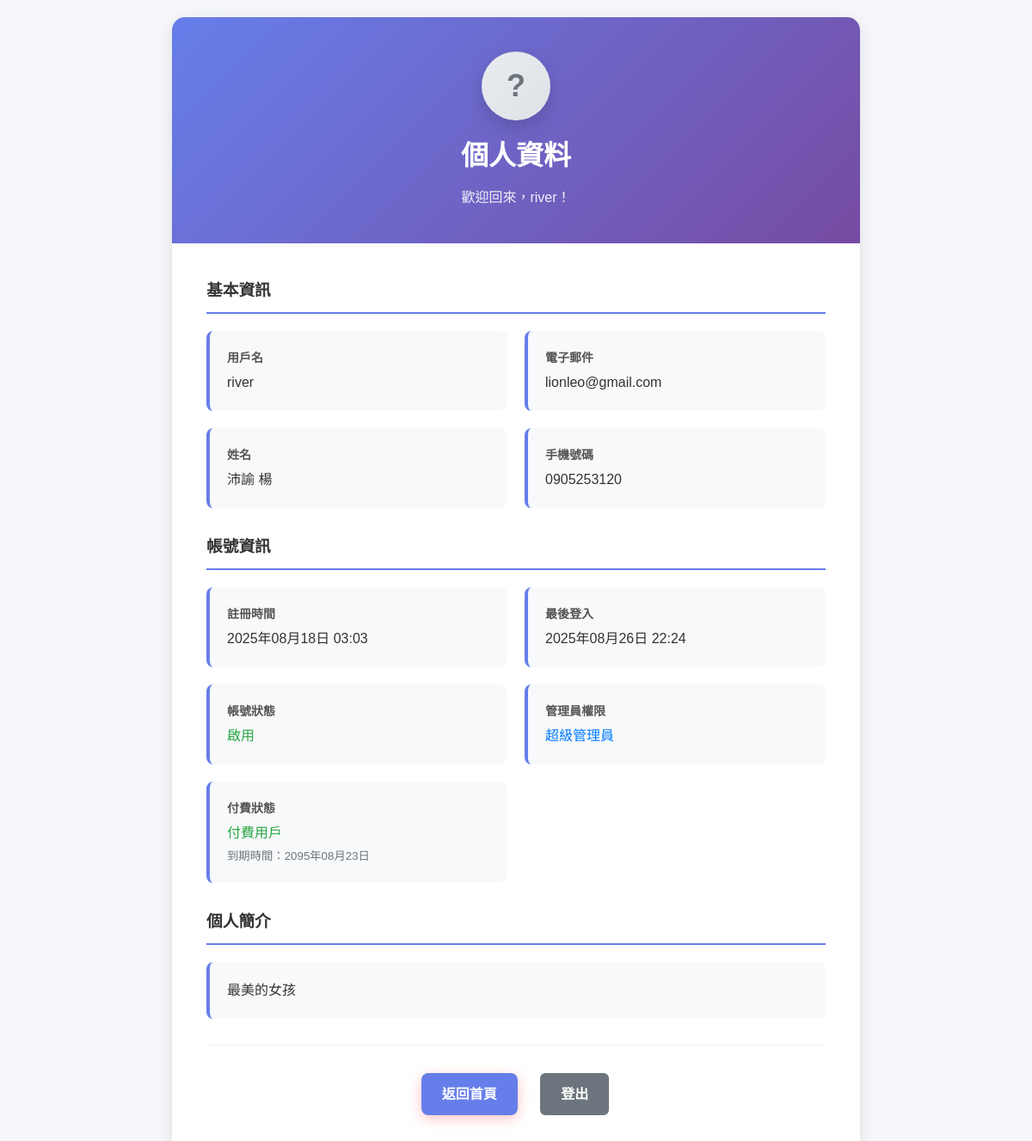
Screenshot of /accounts/profile/ (signed in) with the database file from the repository.
### Accounts/models.py (models this page shows, shortened)
class User(AbstractUser):
    email = models.EmailField(unique=True, verbose_name='電子郵件')
    phone = models.CharField(max_length=15, blank=True, null=True, verbose_name='手機號碼')
    avatar = models.ImageField(upload_to=avatar_upload_to, blank=True, null=True, verbose_name='頭像')
    bio = models.TextField(max_length=500, blank=True, null=True, verbose_name='個人簡介')
    is_premium = models.BooleanField(default=False, verbose_name='付費用戶')
    premium_expires_at = models.DateTimeField(blank=True, null=True, verbose_name='付費到期時間')
    date_joined = models.DateTimeField(default=timezone.now, verbose_name='註冊時間')
    last_login = models.DateTimeField(auto_now=True, verbose_name='最後登入')
    class Meta:
        verbose_name = '用戶'
        verbose_name_plural = '用戶'
    @property
    def is_premium_active(self):
        if not self.is_premium:
            return False
        if self.premium_expires_at and self.premium_expires_at < timezone.now():
            return False
        return True

### Accounts/views.py (the view)
# urls.py: path('profile/', views.profile, name='profile'),
@login_required
def profile(request):
    signer = TimestampSigner()
    avatar_url = None
    if request.user.avatar:
        token = signer.sign(f"{request.user.id}:{request.user.avatar.name}")
        avatar_url = reverse('Accounts:avatar', args=[request.user.id, token])
    return render(request, 'Accounts/profile.html', {
        'user': request.user,
        'avatar_url': avatar_url,
    })

### Accounts/templates/Accounts/profile.html (shortened to what this page needs)
{% load static %}
<!DOCTYPE html>
<html lang="zh-TW">
<head>
    <link rel="stylesheet" href="{% static 'home/css/home.css' %}">
    <link rel="stylesheet" href="{% static 'Accounts/css/profile.css' %}">
</head>
<body>
    <div class="profile-container">
        <div class="profile-card">
            <div class="profile-header">
                <div class="avatar-container">
                    {% if avatar_url %}
                        <img src="{{ avatar_url }}" alt="{{ user.username }} 的頭貼" class="avatar-image">
                    {% else %}
                        <div class="avatar-placeholder">?</div>
                    {% endif %}
                </div>
                <h1>個人資料</h1>
                <p>歡迎回來，{{ user.username }}！</p>
            </div>
            <div class="profile-content">
                <div class="profile-section">
                    <h3>基本資訊</h3>
                    <div class="profile-info">
                        <div class="info-item">
                            <div class="info-label">用戶名</div>
                            <div class="info-value">{{ user.username }}</div>
                        </div>
                        <div class="info-item">
                            <div class="info-label">電子郵件</div>
                            <div class="info-value">{{ user.email|default:"未設定" }}</div>
                        </div>
                        <div class="info-item">
                            <div class="info-label">姓名</div>
                            <div class="info-value">
                                {% if user.first_name or user.last_name %}
                                    {{ user.first_name }} {{ user.last_name }}
                                {% else %}
                                    未設定
                                {% endif %}
                            </div>
                        </div>
                        <div class="info-item">
                            <div class="info-label">手機號碼</div>
                            <div class="info-value">{{ user.phone|default:"未設定" }}</div>
                        </div>
                    </div>
                </div>
                <div class="profile-section">
                    <h3>帳號資訊</h3>
                    <div class="profile-info">
                        <div class="info-item">
                            <div class="info-label">註冊時間</div>
                            <div class="info-value">{{ user.date_joined|date:"Y年m月d日 H:i" }}</div>
                        </div>
                        <div class="info-item">
                            <div class="info-label">最後登入</div>
                            <div class="info-value">{{ user.last_login|date:"Y年m月d日 H:i" }}</div>
                        </div>
                        <div class="info-item">
                            <div class="info-label">帳號狀態</div>
                            <div class="info-value">
                                {% if user.is_active %}
                                    <span style="color: #28a745;">啟用</span>
                                {% else %}
                                    <span style="color: #dc3545;">停用</span>
                                {% endif %}
                            </div>
                        </div>
                        {% if user.is_superuser %}
                        <div class="info-item">
                            <div class="info-label">管理員權限</div>
                            <div class="info-value">
                                <span style="color: #007bff;">超級管理員</span>
                            </div>
                        </div>
                        {% endif %}
                        <div class="info-item">
                            <div class="info-label">付費狀態</div>
                            <div class="info-value">
                                {% if user.is_premium_active %}
                                    <span style="color: #28a745;">付費用戶</span>
                                    {% if user.premium_expires_at %}
                                        <br><small style="color: #6c757d;">到期時間：{{ user.premium_expires_at|date:"Y年m月d日" }}</small>
                                    {% endif %}
                                {% else %}
                                    <span style="color: #dc3545;">免費用戶</span>
                                    <br><small style="color: #6c757d;">升級後可使用爬蟲工具</small>
                                {% endif %}
                            </div>
                        </div>
                    </div>
                </div>
                {% if user.bio %}
                <div class="profile-section">
                    <h3>個人簡介</h3>
                    <div class="info-item">
                        <div class="info-value">{{ user.bio }}</div>
                    </div>
                </div>
                {% endif %}
                <div class="profile-actions">
                    <a href="{% url 'home' %}" class="btn btn-primary">返回首頁</a>
                    <a href="{% url 'Accounts:logout' %}" class="btn btn-secondary">登出</a>
                </div>
            </div>
        </div>
    </div>
</body>
</html>

### home/static/home/css/home.css (style rules this page uses)
* { margin: 0; padding: 0; box-sizing: border-box; }
body { font-family: 'Noto Sans TC', sans-serif; line-height: 1.6; color: #333; background-color: #f8f9fa; }
.btn { padding: 1rem 2rem; border: none; border-radius: 50px; font-size: 1rem; font-weight: 600; cursor: pointer; transition: all 0.3s ease; text-decoration: none; display: inline-block; }
.btn-primary { background: #ff6b6b; color: white; box-shadow: 0 4px 15px rgba(255,107,107,0.4); }
.btn-secondary { background: transparent; color: white; border: 2px solid white; }

### Accounts/static/Accounts/css/profile.css (style rules this page uses)
.profile-container { min-height: 100vh; background: #f5f7fa; padding: 20px; }
.profile-card { background: white; border-radius: 15px; box-shadow: 0 5px 20px rgba(0, 0, 0, 0.1); max-width: 800px; margin: 0 auto; overflow: hidden; }
.profile-header { background: linear-gradient(135deg, #667eea 0%, #764ba2 100%); color: white; padding: 40px; text-align: center; }
.avatar-container { width: 80px; height: 80px; margin: 0 auto 16px; border-radius: 50%; overflow: hidden; box-shadow: 0 8px 20px rgba(0, 0, 0, 0.15); background: linear-gradient(135deg, #e9ecef 0%, #dee2e6 100%); display: flex; align-items: center; justify-content: center; }
.avatar-placeholder { color: #6c757d; font-weight: 700; font-size: 36px; }
.profile-header h1 { margin: 0; font-size: 32px; margin-bottom: 10px; }
.profile-header p { margin: 0; opacity: 0.9; font-size: 16px; }
.profile-content { padding: 40px; }
.profile-section { margin-bottom: 30px; }
.profile-section h3 { color: #333; border-bottom: 2px solid #667eea; padding-bottom: 10px; margin-bottom: 20px; }
.profile-info { display: grid; grid-template-columns: repeat(auto-fit, minmax(250px, 1fr)); gap: 20px; }
.info-item { background: #f8f9fa; padding: 20px; border-radius: 8px; border-left: 4px solid #667eea; }
.info-label { font-weight: 600; color: #555; margin-bottom: 5px; font-size: 14px; }
.info-value { color: #333; font-size: 16px; }
.profile-actions { text-align: center; margin-top: 30px; padding-top: 30px; border-top: 1px solid #eee; }
.btn { display: inline-block; padding: 12px 24px; margin: 0 10px; border-radius: 8px; text-decoration: none; font-weight: 600; transition: all 0.3s ease; }
.btn-primary { background: #667eea; color: white; }
.btn-secondary { background: #6c757d; color: white; }

### rows the page displays
User: username "river", email "lionleo@gmail.com", first_name "沛諭", last_name "楊", phone "0905253120", date_joined "2025年08月18日 03:03", last_login "2025年08月26日 22:24", premium_expires_at "2095年08月23日", bio "最美的女孩"
